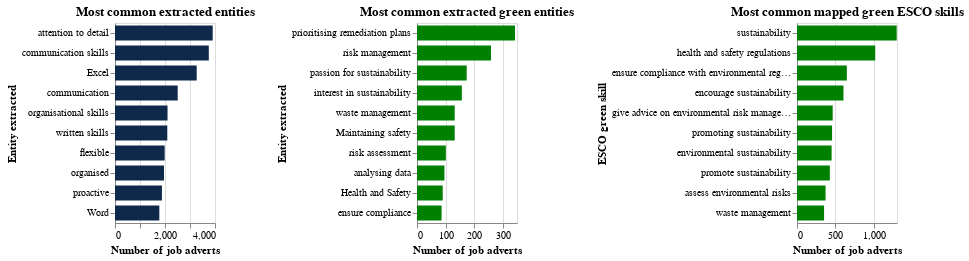

Source (notebook cell):
### Code cell
top_n = 10

top_ents = green_skills_df["skill_label"].value_counts()[0:10].reset_index()

top_ents_chart = alt.Chart(top_ents, title="Most common extracted entities").mark_bar(size=15, color='#0F294A').encode(
    y= alt.Y("index", title="Entity extracted", sort=None),
    x=alt.X("skill_label", title="Number of job adverts"),
    tooltip=['skill_label'],
).properties(width=100)

top_green_ents = green_skills_df[pd.notnull(green_skills_df["extracted_skill"])]["skill_label"].value_counts()[0:10].reset_index()

top_green_ents_chart = alt.Chart(top_green_ents, title="Most common extracted green entities").mark_bar(size=15, color="green").encode(
    y= alt.Y("index", title="Entity extracted", sort=None),
    x=alt.X("skill_label", title="Number of job adverts"),
    tooltip=['skill_label']
).properties(width=100)

top_esco_green_skills = green_skills_df["extracted_skill"].value_counts()[0:10].reset_index()

top_esco_green_skills_chart = alt.Chart(top_esco_green_skills, title="Most common mapped green ESCO skills").mark_bar(size=15, color="green").encode(
    y= alt.Y("index", title="ESCO green skill", sort=None),
    x=alt.X("extracted_skill", title="Number of job adverts"),
    tooltip=['extracted_skill']
).properties(width=100)

common_skills_chart = top_ents_chart | top_green_ents_chart | top_esco_green_skills_chart

common_skills_chart.save(f'{graph_dir}/common_skills_chart.html')
common_skills_chart

### Figure 1 — Vega-Lite specification as saved in the notebook (floating-point values rounded to 4 significant figures)
{"config": {"view": {"continuousWidth": 400, "continuousHeight": 300}}, "hconcat": [{"data": {"name": "data-66b3cc6f3afec4bbf53f227c40c90fa9"}, "mark": {"type": "bar", "color": "#0F294A", "size": 15}, "encoding": {"tooltip": [{"field": "skill_label", "type": "quantitative"}], "x": {"field": "skill_label", "title": "Number of job adverts", "type": "quantitative"}, "y": {"field": "index", "sort": null, "title": "Entity extracted", "type": "nominal"}}, "title": "Most common extracted entities", "width": 100}, {"data": {"name": "data-a17492016dbe825566025f0a894f249c"}, "mark": {"type": "bar", "color": "green", "size": 15}, "encoding": {"tooltip": [{"field": "skill_label", "type": "quantitative"}], "x": {"field": "skill_label", "title": "Number of job adverts", "type": "quantitative"}, "y": {"field": "index", "sort": null, "title": "Entity extracted", "type": "nominal"}}, "title": "Most common extracted green entities", "width": 100}, {"data": {"name": "data-fad0672a52a1d4e70f4a5dc209039472"}, "mark": {"type": "bar", "color": "green", "size": 15}, "encoding": {"tooltip": [{"field": "extracted_skill", "type": "quantitative"}], "x": {"field": "extracted_skill", "title": "Number of job adverts", "type": "quantitative"}, "y": {"field": "index", "sort": null, "title": "ESCO green skill", "type": "nominal"}}, "title": "Most common mapped green ESCO skills", "width": 100}], "$schema": "https://vega.github.io/schema/vega-lite/v4.17.0.json", "datasets": {"data-66b3cc6f3afec4bbf53f227c40c90fa9": [{"index": "attention to detail", "skill_label": 3908}, {"index": "communication skills", "skill_label": 3752}, {"index": "Excel", "skill_label": 3268}, {"index": "communication", "skill_label": 2507}, {"index": "organisational skills", "skill_label": 2101}, {"index": "written skills", "skill_label": 2092}, {"index": "flexible", "skill_label": 1987}, {"index": "organised", "skill_label": 1960}, {"index": "proactive", "skill_label": 1877}, {"index": "Word", "skill_label": 1773}], "data-a17492016dbe825566025f0a894f249c": [{"index": "prioritising remediation plans", "skill_label": 343}, {"index": "risk management", "skill_label": 259}, {"index": "passion for sustainability", "skill_label": 174}, {"index": "interest in sustainability", "skill_label": 157}, {"index": "waste management", "skill_label": 132}, {"index": "Maintaining safety", "skill_label": 132}, {"index": "risk assessment", "skill_label": 101}, {"index": "analysing data", "skill_label": 96}, {"index": "Health and Safety", "skill_label": 90}, {"index": "ensure compliance", "skill_label": 86}], "data-fad0672a52a1d4e70f4a5dc209039472": [{"index": "sustainability", "extracted_skill": 1296}, {"index": "health and safety regulations", "extracted_skill": 1017}, {"index": "ensure compliance with environmental regulations", "extracted_skill": 648}, {"index": "encourage sustainability", "extracted_skill": 604}, {"index": "give advice on environmental risk management systems", "extracted_skill": 464}, {"index": "promoting sustainability", "extracted_skill": 456}, {"index": "environmental sustainability", "extracted_skill": 450}, {"index": "promote sustainability", "extracted_skill": 427}, {"index": "assess environmental risks", "extracted_skill": 371}, {"index": "waste management", "extracted_skill": 352}]}}
